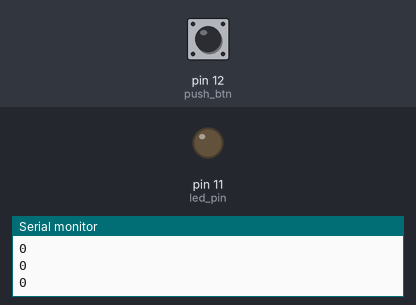
The sketch below on a simulated Arduino Uno, built with avr-gcc and run on an emulated ATmega328P. On the bench: output pins drawn as LEDs (lit = HIGH), the last lines printed to the serial monitor. Dashed ring = blinking. The inputs (shaded band) are chosen by the test bench; at power-on: pin 12 (push_btn) LOW.

Above: at 2.8 s.
2.9 s: pin 12 (push_btn) pulled HIGH for 3.2 s
At 3.8 s:
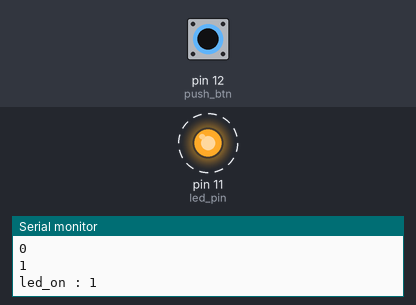
7.6 s: pin 12 (push_btn) pulled HIGH for 1.2 s
At 9.2 s:
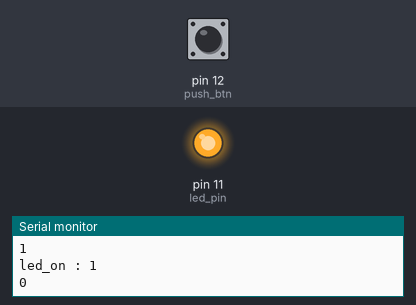
Timing chart, 0 to 10.7 s (numbered marks = the images above; inputs shaded):
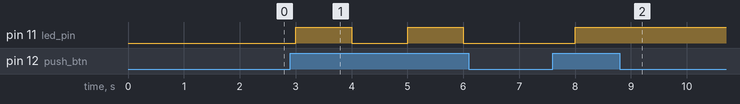

Measured:
- after the input at 2.9 s, pin 11 (led_pin): alternates HIGH for 1.0 s and LOW for 1.0 s, starting after 0.10 s
- after the input at 7.6 s, pin 11 (led_pin): LOW → HIGH after 0.40 s

The sketch:

push_btn_led_exam2.ino
```cpp
int push_btn = 12;
int led_pin = 11;
int btn_state = 0;
int led_state = 0;
void setup() {
  // put your setup code here, to run once:
  Serial.begin(9600);
  pinMode(push_btn,INPUT);
  pinMode(led_pin,OUTPUT);

}

void loop() {
  // put your main code here, to run repeatedly:
  btn_state = digitalRead(push_btn);
  Serial.println(btn_state);
  if(btn_state==1)
  {
    if(led_state==0)
    {
      led_state = 1;
      digitalWrite(led_pin, HIGH);
      Serial.println("led_on : "+(String)led_state);
    }
    else
    {
      led_state = 0;
      digitalWrite(led_pin, LOW);
      Serial.println("led_off : " + (String)led_state);
    }
  }
  delay(1000);
}
```
